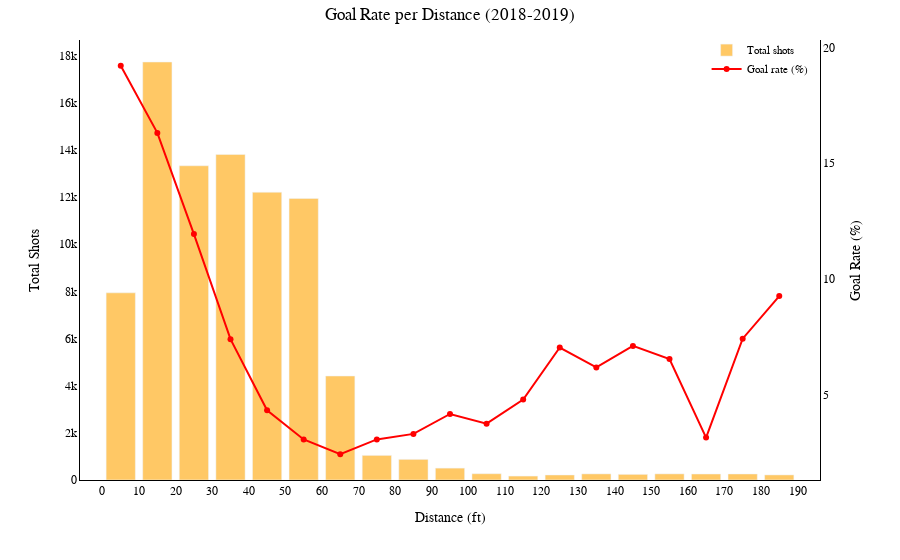

The code cell stored with this chart in its notebook:
### Code cell
'''test for one season'''

shots_per_bin, rate_per_bin, shots_per_sum=calculate_metrics(df_2018)

fig = go.Figure()


fig.add_trace(go.Bar(
    x=(shots_per_bin.index.astype(int) + bin_size/2),  
    y=shots_per_bin.values,
    name="Total shots",
    marker_color="orange",
    opacity=0.6,
    yaxis="y1"
))

fig.add_trace(go.Scatter(
    x=(rate_per_bin.index.astype(int) + bin_size/2),
    y=rate_per_bin.values,
    name="Goal rate (%)",
    mode="markers+lines",
    marker=dict(color="red"),
    yaxis="y2"
))


family_titles="Times New Roman"
fig.update_layout(
    plot_bgcolor="white",
    paper_bgcolor="white",
    title=dict(
    text="Goal Rate per Distance (2018-2019)",
    font=dict(size=17, family=family_titles, color="black"), 
    x=0.5,
    pad=dict(t=1)

    ),
    xaxis=dict(
        title=dict(
            text="Distance (ft)",
            font=dict(size=14, family=family_titles, color="black")
        ),
        tickfont=dict(size=12, family=family_titles, color="black"),
        showgrid=False,
        zeroline=False,      
        showline=True,       
        linecolor="black",   
        linewidth=1        
    ),
    yaxis=dict(
        title=dict(
            text="Total Shots",
            font=dict(size=14, family=family_titles, color="black")
        ),
        tickfont=dict(size=12, family=family_titles, color="black"),
        showgrid=False,
        zeroline=False,      
        showline=True,       
        linecolor="black",   
        linewidth=1        
    ),
    yaxis2=dict(
        title=dict(
            text="Goal Rate (%)",
            font=dict(size=14, family=family_titles, color="black")
        ),
        tick0=0,
        dtick=5,  
        tickfont=dict(size=12, family=family_titles, color="black"),
        overlaying="y",
        side="right",
        showgrid=False,
        zeroline=False,      
        showline=True,       
        linecolor="black",   
        linewidth=1        
    ),
    legend=dict(
        x=0.99, y=1.01,              
        xanchor="right", yanchor="top",
        font=dict(size=11, family=family_titles, color="black"),
        bgcolor="rgba(255,255,255,0.5)" 
    ),
    barmode="group",
    margin=dict(t=40)
    )

fig.update_xaxes(
    tick0=0,  
    dtick=10,
    tickmode="linear"
)

#fig.write_image("shot_types.svg")   # SVG
#fig.write_image("distance2018.png", scale=5)
fig.show()

### Figure 1 — Plotly figure (JSON) as saved in the notebook; plotly's stock layout.template omitted (floating-point values rounded to 4 significant figures)
{"data": [{"marker": {"color": "orange"}, "name": "Total shots", "opacity": 0.6, "type": "bar", "x": [5.0, 15.0, 25.0, 35.0, 45.0, 55.0, 65.0, 75.0, 85.0, 95.0, 105.0, 115.0, 125.0, 135.0, 145.0, 155.0, 165.0, 175.0, 185.0], "y": [7940, 17733, 13332, 13812, 12208, 11944, 4412, 1044, 875, 504, 267, 167, 213, 259, 239, 260, 254, 256, 216], "yaxis": "y"}, {"marker": {"color": "red"}, "mode": "markers+lines", "name": "Goal rate (%)", "type": "scatter", "x": [5.0, 15.0, 25.0, 35.0, 45.0, 55.0, 65.0, 75.0, 85.0, 95.0, 105.0, 115.0, 125.0, 135.0, 145.0, 155.0, 165.0, 175.0, 185.0], "y": [19.21, 16.31, 11.94, 7.4, 4.33, 3.07, 2.43, 3.07, 3.31, 4.17, 3.75, 4.79, 7.04, 6.18, 7.11, 6.54, 3.15, 7.42, 9.26], "yaxis": "y2"}], "layout": {"barmode": "group", "legend": {"bgcolor": "rgba(255,255,255,0.5)", "font": {"color": "black", "family": "Times New Roman", "size": 11}, "x": 0.99, "xanchor": "right", "y": 1.01, "yanchor": "top"}, "margin": {"t": 40}, "paper_bgcolor": "white", "plot_bgcolor": "white", "title": {"font": {"color": "black", "family": "Times New Roman", "size": 17}, "pad": {"t": 1}, "text": "Goal Rate per Distance (2018-2019)", "x": 0.5}, "xaxis": {"dtick": 10, "linecolor": "black", "linewidth": 1, "showgrid": false, "showline": true, "tick0": 0, "tickfont": {"color": "black", "family": "Times New Roman", "size": 12}, "tickmode": "linear", "title": {"font": {"color": "black", "family": "Times New Roman", "size": 14}, "text": "Distance (ft)"}, "zeroline": false}, "yaxis": {"linecolor": "black", "linewidth": 1, "showgrid": false, "showline": true, "tickfont": {"color": "black", "family": "Times New Roman", "size": 12}, "title": {"font": {"color": "black", "family": "Times New Roman", "size": 14}, "text": "Total Shots"}, "zeroline": false}, "yaxis2": {"dtick": 5, "linecolor": "black", "linewidth": 1, "overlaying": "y", "showgrid": false, "showline": true, "side": "right", "tick0": 0, "tickfont": {"color": "black", "family": "Times New Roman", "size": 12}, "title": {"font": {"color": "black", "family": "Times New Roman", "size": 14}, "text": "Goal Rate (%)"}, "zeroline": false}}}
